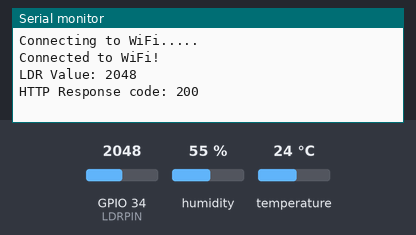
The sketch below on a simulated ESP32. On the bench: the last lines printed to the serial monitor. The inputs (shaded band) are chosen by the test bench; at power-on: GPIO 34 (LDRPIN) = 2048, humidity 55 %, temperature 24 °C. WiFi joins after 1.5 s; servers stay silent unless stated; uploads are accepted with an empty reply; the local clock reads 2024-03-15 10:24:30 at power-on unless the sketch sets it.

Above: at 3.2 s.
3.3 s: GPIO 34 (LDRPIN) set to 2866
At 7.4 s:
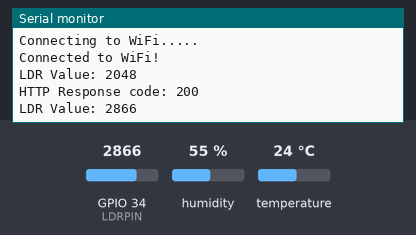
9.1 s: GPIO 34 (LDRPIN) set to 3603
At 13.8 s:
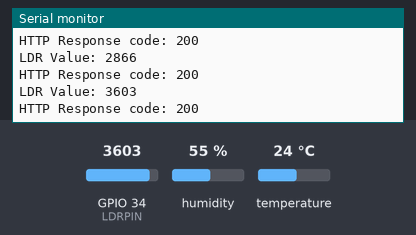
Timing chart, 0 to 15.3 s (numbered marks = the images above; inputs shaded):
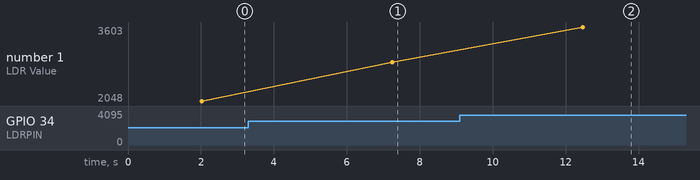

The sketch:

firebase.ino
```cpp
#include <WiFi.h>
#include <HTTPClient.h>
#include <DHT.h>
#include <time.h>

#define DHTPIN 4
#define DHTTYPE DHT11
#define LDRPIN 34
#define THRESHOLD 1000

const char* ntpServer = "time.google.com";
const long gmtOffset_sec = 8 * 3600;
const int daylightOffset_sec = 0;

const char* ssid = "Manji";
const char* password = "12345678";
const char* firestoreUrl = "https://firestore.googleapis.com/v1/projects/fir-add02/databases/(default)/documents/sensorData?key=AIzaSyCJ-OoMjfBPuVYnKHQY0RNVnjvZH3etuQw";

DHT dht(DHTPIN, DHTTYPE);
int nightCount = 0;
bool isNight = false;

void setup() {
    Serial.begin(115200);
    WiFi.begin(ssid, password);
    Serial.print("Connecting to WiFi...");
    while (WiFi.status() != WL_CONNECTED) {
        Serial.print(".");
        delay(1000);
    }
    Serial.println("\nConnected to WiFi!");
    configTime(gmtOffset_sec, daylightOffset_sec, ntpServer);
    dht.begin();
}

void loop() {
    if (WiFi.status() == WL_CONNECTED) {
        struct tm timeinfo;
        if (!getLocalTime(&timeinfo)) {
            Serial.println("Failed to obtain time.");
            return;
        }
        char timestamp[30];
        strftime(timestamp, sizeof(timestamp), "%Y-%m-%dT%H:%M:%S", &timeinfo);

        float temperature = dht.readTemperature();
        float humidity = dht.readHumidity();
        int ldrValue = analogRead(LDRPIN);
        Serial.print("LDR Value: "); Serial.println(ldrValue);

        if (ldrValue < THRESHOLD) {
            if (!isNight) {
                nightCount++;
                isNight = true;
            }
        } else {
            isNight = false;
        }

        HTTPClient http;
        http.begin(firestoreUrl);
        http.addHeader("Content-Type", "application/json");

        String jsonData = String("{\"fields\": {") +
            "\"temperature\": {\"stringValue\": \"" + String(temperature) + "\"}," +
            "\"humidity\": {\"stringValue\": \"" + String(humidity) + "\"}," +
            "\"daylight\": {\"stringValue\": \"" + String(nightCount) + "\"}," +
            "\"timestamp\": {\"stringValue\": \"" + String(timestamp) + "\"}" +
            "}}";

        int httpResponseCode = http.POST(jsonData);
        Serial.print("HTTP Response code: ");
        Serial.println(httpResponseCode);

        http.end();
    }
    delay(5000);
}
```

Measured:
- after the input at 3.3 s, the serial monitor: prints a new line after 3.9 s (image 1)
- after the input at 9.1 s, the serial monitor: prints a new line after 3.4 s (image 2)
- plotted number 1: 2048 → 2866 after the input at 3.3 s, 2866 → 3603 after the input at 9.1 s
